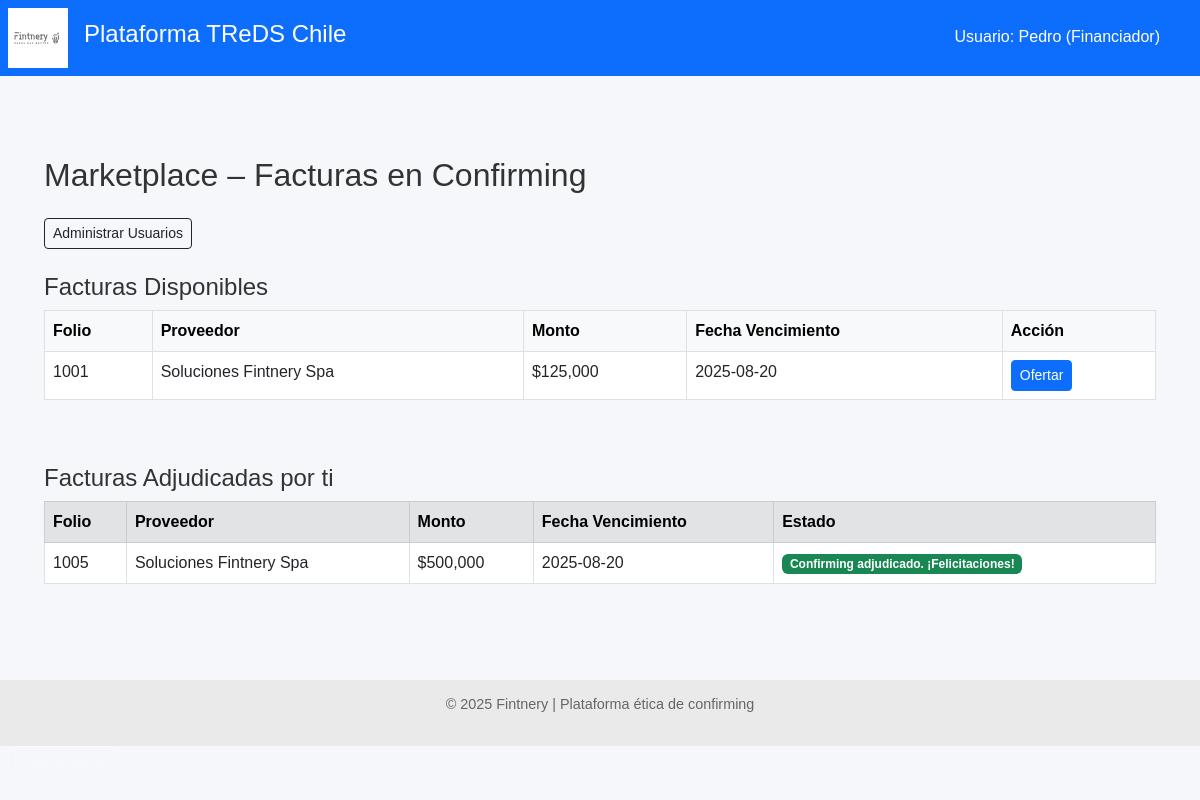
The app's page /financiador/marketplace (signed in) with its own data.
### models.py (models this page shows)
class FacturaDB(Base):
    __tablename__ = "facturas"
    id = Column(Integer, primary_key=True, index=True)
    rut_emisor = Column(String, index=True)
    rut_receptor = Column(String)
    tipo_dte = Column(String)
    folio = Column(Integer)
    monto = Column(Integer)
    estado_dte = Column(String)
    razon_social_emisor = Column(String)
    razon_social_receptor = Column(String)
    fecha_emision = Column(Date)
    fecha_vencimiento = Column(Date)
    fecha_vencimiento_original = Column(Date, nullable=True)
    modificacion_aceptada_por_proveedor = Column(Boolean, nullable=True, default=None)
    confirming_solicitado = Column(Boolean, default=False)
    origen_confirmacion = Column(String, default="Desconocido")
    financiador_adjudicado = Column(String, nullable=True)
    proveedor_id = Column(Integer, ForeignKey("proveedores.id"))
    proveedor = relationship("Proveedor", back_populates="facturas")
    pagador_id = Column(Integer, ForeignKey("pagadores.id"))
    pagador = relationship("Pagador", back_populates="facturas")
    ofertas = relationship("OfertaFinanciamiento", back_populates="factura")
    financiador = relationship(
        "Financiador",
        primaryjoin=Financiador.id == foreign(cast(financiador_adjudicado, Integer)), viewonly=True,
        uselist=False,
    )

class Financiador(Base):
    __tablename__ = "financiadores"
    id = Column(Integer, primary_key=True, index=True)
    nombre = Column(String, nullable=False)
    usuario = Column(String, unique=True, index=True, nullable=False)
    clave_hash = Column(String, nullable=False)
    fondo_id = Column(Integer, ForeignKey("fondos.id"), nullable=False)
    fondo = relationship("Fondo", back_populates="financiadores")
    es_admin = Column(Boolean, default=False)
    costo_fondos_mensual = Column(Float, default=0.0)  # ← Explicita unidad mensual
    fecha_costo_fondos = Column(Date, default=None)    # ← Fecha de carga más reciente
    condiciones = relationship(
        "CondicionesPorPagador",
        back_populates="financiador",
        cascade="all, delete-orphan"
    )
    ofertas = relationship("OfertaFinanciamiento", back_populates="financiador")

### routers/financiador.py (the view)
@router.get("/marketplace")
def ver_marketplace(request: Request, db: Session = Depends(get_db)):
    financiador_id = request.session.get("financiador_id")
    if not financiador_id:
        return RedirectResponse("/financiador/login", 303)
    financiador = db.query(Financiador).get(financiador_id)
    hoy = date.today()
    if not financiador.es_admin and financiador.fecha_costo_fondos != hoy:
        raise HTTPException(
            status_code=403,
            detail="Costo de fondos no disponible todavía. Intente más tarde.",
        )
    if financiador.es_admin and financiador.fecha_costo_fondos != hoy:
        return RedirectResponse("/financiador/costo-fondos", 303)
    disponibles = (
        db.query(FacturaDB)
        .filter(
            FacturaDB.estado_dte == "Confirming solicitado",
            FacturaDB.financiador_adjudicado.is_(None),
        )
        .all()
    )
    mias = (
        db.query(FacturaDB)
        .filter(
            FacturaDB.financiador_adjudicado == str(financiador_id),
            FacturaDB.estado_dte == "Confirming adjudicado",
        )
        .all()
    )
    otras = (
        db.query(FacturaDB)
        .filter(
            FacturaDB.estado_dte == "Confirming adjudicado",
            FacturaDB.financiador_adjudicado != str(financiador_id),
        )
        .all()
    )
    ofertas_propias = {
        o.factura_id: o
        for o in db.query(OfertaFinanciamiento)
        .filter_by(financiador_id=financiador_id)
        .all()
    }
    return templates.TemplateResponse(
        "marketplace_financiador.html",
        {
            "request": request,
            "financiador_nombre": financiador.nombre,
            "disponibles": disponibles,
            "mias": mias,
            "otras": otras,
            "ofertas_propias": ofertas_propias,
        },
    )

### templates/marketplace_financiador.html (shortened to what this page needs)
{% extends "base.html" %}
{% block content %}
<div class="container mt-5">
  <h2 class="mb-4">Marketplace – Facturas en Confirming</h2>
{% if request.session.get("es_admin") %}
  <div class="mb-3">
    <a href="/financiador/usuarios" class="btn btn-outline-dark btn-sm">
      Administrar Usuarios
    </a>
  </div>
{% endif %}
  {% if disponibles %}
  <h4 class="mt-4">Facturas Disponibles</h4>
  <div class="table-responsive">
    <table class="table table-bordered table-hover bg-white">
      <thead class="table-light">
        <tr>
          <th>Folio</th>
          <th>Proveedor</th>
          <th>Monto</th>
          <th>Fecha Vencimiento</th>
          <th>Acción</th>
        </tr>
      </thead>
      <tbody>
      {% for f in disponibles %}
        <tr>
          <td>{{ f.folio }}</td>
          <td>{{ f.razon_social_emisor }}</td>
          <td>${{ '{:,.0f}'.format(f.monto) }}</td>
          <td>{{ f.fecha_vencimiento }}</td>
          <td>
            {% if f.id in ofertas_propias %}
              <form action="/financiador/ver-oferta/{{ ofertas_propias[f.id].id }}" method="get" class="d-inline">
                <button class="btn btn-sm btn-outline-info">Ver oferta</button>
              </form>
              <form action="/financiador/ofertar/{{ f.id }}" method="get" class="d-inline">
                <button class="btn btn-sm btn-outline-primary">Editar oferta</button>
              </form>
            {% else %}
              <form action="/financiador/ofertar/{{ f.id }}" method="get" class="d-inline">
                <button class="btn btn-sm btn-primary">Ofertar</button>
              </form>
            {% endif %}
          </td>
        </tr>
      {% endfor %}
      </tbody>
    </table>
  </div>
  {% endif %}
  {% if mias %}
  <h4 class="mt-5">Facturas Adjudicadas por ti</h4>
  <div class="table-responsive">
    <table class="table table-bordered table-hover bg-light">
      <thead class="table-secondary">
        <tr>
          <th>Folio</th>
          <th>Proveedor</th>
          <th>Monto</th>
          <th>Fecha Vencimiento</th>
          <th>Estado</th>
        </tr>
      </thead>
      <tbody>
      {% for f in mias %}
        <tr>
          <td>{{ f.folio }}</td>
          <td>{{ f.razon_social_emisor }}</td>
          <td>${{ '{:,.0f}'.format(f.monto) }}</td>
          <td>{{ f.fecha_vencimiento }}</td>
          <td>
            <span class="badge bg-success">
              Confirming adjudicado. ¡Felicitaciones!
            </span>
          </td>
        </tr>
      {% endfor %}
      </tbody>
    </table>
  </div>
  {% endif %}
</div>
{% endblock %}

### templates/base.html (shortened to what this page needs)
<!DOCTYPE html>
<html lang="es">
<head>
    <link href="https://cdn.jsdelivr.net/npm/bootstrap@5.3.0/dist/css/bootstrap.min.css" rel="stylesheet">
    <link rel="stylesheet" href="/static/styles.css">
</head>
<body>
    <header class="main-header d-flex align-items-center bg-primary text-white p-2">
        <img src="/static/LogoFIntneryWeb.svg" alt="Fintnery" class="logo me-3" style="height: 60px;">
        <h1 class="titulo-principal">Plataforma TReDS Chile</h1>
    </header>
    <main>
        {% block content %}{% endblock %}
    </main>
    <footer class="footer text-center mt-5">
        <p>&copy; 2025 Fintnery | Plataforma ética de confirming</p>
    </footer>
    {% if financiador_nombre or proveedor_nombre or pagador_nombre %}
    <div style="position: absolute; top: 20px; right: 30px; color: white; background-color: #0d6efd; padding: 5px 10px; border-radius: 5px;">
        Usuario:
        {% if financiador_nombre %}{{ financiador_nombre }} (Financiador){% endif %}
    </div>
    {% endif %}
    {% if request.session.get('es_admin') %}
    <a href="/financiador/usuarios" class="btn btn-sm btn-outline-light ms-2">Panel usuarios</a>
    {% endif %}
</body>
</html>

### static/styles.css (style rules this page uses)
body { font-family: sans-serif; margin: 0; background-color: #f5f7fa; color: #333; }
.main-header { background-color: #1f3a93; color: white; padding: 1em; display: flex; align-items: center; }
.logo { height: 40px; margin-right: 15px; }
.titulo-principal { font-size: 1.5em; }
footer.footer { background-color: #eaeaea; text-align: center; padding: 1em; font-size: 0.9em; color: #666; }
main { padding: 2em; }

### records on screen
FacturaDB: folio "1001", razon_social_emisor "Soluciones Fintnery Spa", monto "125,000", fecha_vencimiento "2025-08-20"
FacturaDB: folio "1005", razon_social_emisor "Soluciones Fintnery Spa", monto "500,000", fecha_vencimiento "2025-08-20"
Financiador: nombre "Pedro"
